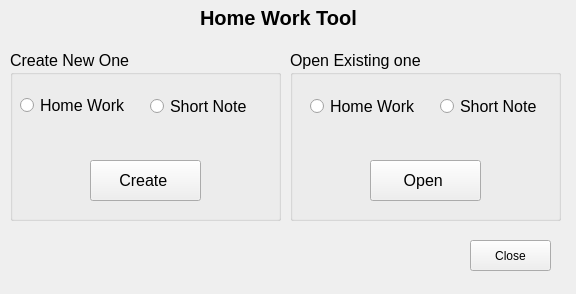
<?xml version="1.0" encoding="UTF-8"?>
<ui version="4.0">
 <class>HomeWorkTool</class>
 <widget class="QWidget" name="HomeWorkTool">
  <property name="enabled">
   <bool>true</bool>
  </property>
  <property name="geometry">
   <rect>
    <x>0</x>
    <y>0</y>
    <width>576</width>
    <height>294</height>
   </rect>
  </property>
  <property name="windowTitle">
   <string>Home Work Tool</string>
  </property>
  <widget class="QLabel" name="lHomeWork">
   <property name="geometry">
    <rect>
     <x>200</x>
     <y>10</y>
     <width>181</width>
     <height>16</height>
    </rect>
   </property>
   <property name="font">
    <font>
     <pointsize>15</pointsize>
     <weight>75</weight>
     <bold>true</bold>
    </font>
   </property>
   <property name="text">
    <string>Home Work Tool</string>
   </property>
  </widget>
  <widget class="QPushButton" name="pBClose">
   <property name="geometry">
    <rect>
     <x>470</x>
     <y>240</y>
     <width>81</width>
     <height>31</height>
    </rect>
   </property>
   <property name="text">
    <string>Close</string>
   </property>
  </widget>
  <widget class="QGroupBox" name="groupBox">
   <property name="geometry">
    <rect>
     <x>10</x>
     <y>50</y>
     <width>271</width>
     <height>171</height>
    </rect>
   </property>
   <property name="font">
    <font>
     <pointsize>12</pointsize>
    </font>
   </property>
   <property name="title">
    <string>Create New One</string>
   </property>
   <widget class="QPushButton" name="pBNewHomeWork">
    <property name="geometry">
     <rect>
      <x>80</x>
      <y>110</y>
      <width>111</width>
      <height>41</height>
     </rect>
    </property>
    <property name="text">
     <string>Create </string>
    </property>
   </widget>
   <widget class="QRadioButton" name="rBNewHomeWrok">
    <property name="geometry">
     <rect>
      <x>10</x>
      <y>40</y>
      <width>111</width>
      <height>31</height>
     </rect>
    </property>
    <property name="font">
     <font>
      <pointsize>12</pointsize>
     </font>
    </property>
    <property name="text">
     <string>Home Work</string>
    </property>
    <property name="iconSize">
     <size>
      <width>16</width>
      <height>16</height>
     </size>
    </property>
   </widget>
   <widget class="QRadioButton" name="rBNewShotNote">
    <property name="geometry">
     <rect>
      <x>140</x>
      <y>46</y>
      <width>101</width>
      <height>21</height>
     </rect>
    </property>
    <property name="font">
     <font>
      <pointsize>12</pointsize>
     </font>
    </property>
    <property name="text">
     <string>Short Note</string>
    </property>
   </widget>
  </widget>
  <widget class="QGroupBox" name="groupBox_2">
   <property name="geometry">
    <rect>
     <x>290</x>
     <y>50</y>
     <width>271</width>
     <height>171</height>
    </rect>
   </property>
   <property name="font">
    <font>
     <pointsize>12</pointsize>
    </font>
   </property>
   <property name="title">
    <string>Open Existing one</string>
   </property>
   <widget class="QPushButton" name="pBOpenExistingHw">
    <property name="geometry">
     <rect>
      <x>80</x>
      <y>110</y>
      <width>111</width>
      <height>41</height>
     </rect>
    </property>
    <property name="text">
     <string>Open </string>
    </property>
   </widget>
   <widget class="QRadioButton" name="rBOpenHomeWork">
    <property name="geometry">
     <rect>
      <x>20</x>
      <y>46</y>
      <width>111</width>
      <height>21</height>
     </rect>
    </property>
    <property name="font">
     <font>
      <pointsize>12</pointsize>
     </font>
    </property>
    <property name="text">
     <string>Home Work</string>
    </property>
   </widget>
   <widget class="QRadioButton" name="rBOpenNote">
    <property name="geometry">
     <rect>
      <x>150</x>
      <y>46</y>
      <width>101</width>
      <height>21</height>
     </rect>
    </property>
    <property name="font">
     <font>
      <pointsize>12</pointsize>
     </font>
    </property>
    <property name="text">
     <string>Short Note</string>
    </property>
   </widget>
  </widget>
 </widget>
 <tabstops>
  <tabstop>rBNewHomeWrok</tabstop>
  <tabstop>rBNewShotNote</tabstop>
  <tabstop>pBNewHomeWork</tabstop>
  <tabstop>rBOpenHomeWork</tabstop>
  <tabstop>rBOpenNote</tabstop>
  <tabstop>pBOpenExistingHw</tabstop>
  <tabstop>pBClose</tabstop>
 </tabstops>
 <resources/>
 <connections>
  <connection>
   <sender>pBClose</sender>
   <signal>clicked()</signal>
   <receiver>HomeWorkTool</receiver>
   <slot>close()</slot>
   <hints>
    <hint type="sourcelabel">
     <x>512</x>
     <y>260</y>
    </hint>
    <hint type="destinationlabel">
     <x>566</x>
     <y>182</y>
    </hint>
   </hints>
  </connection>
 </connections>
</ui>
